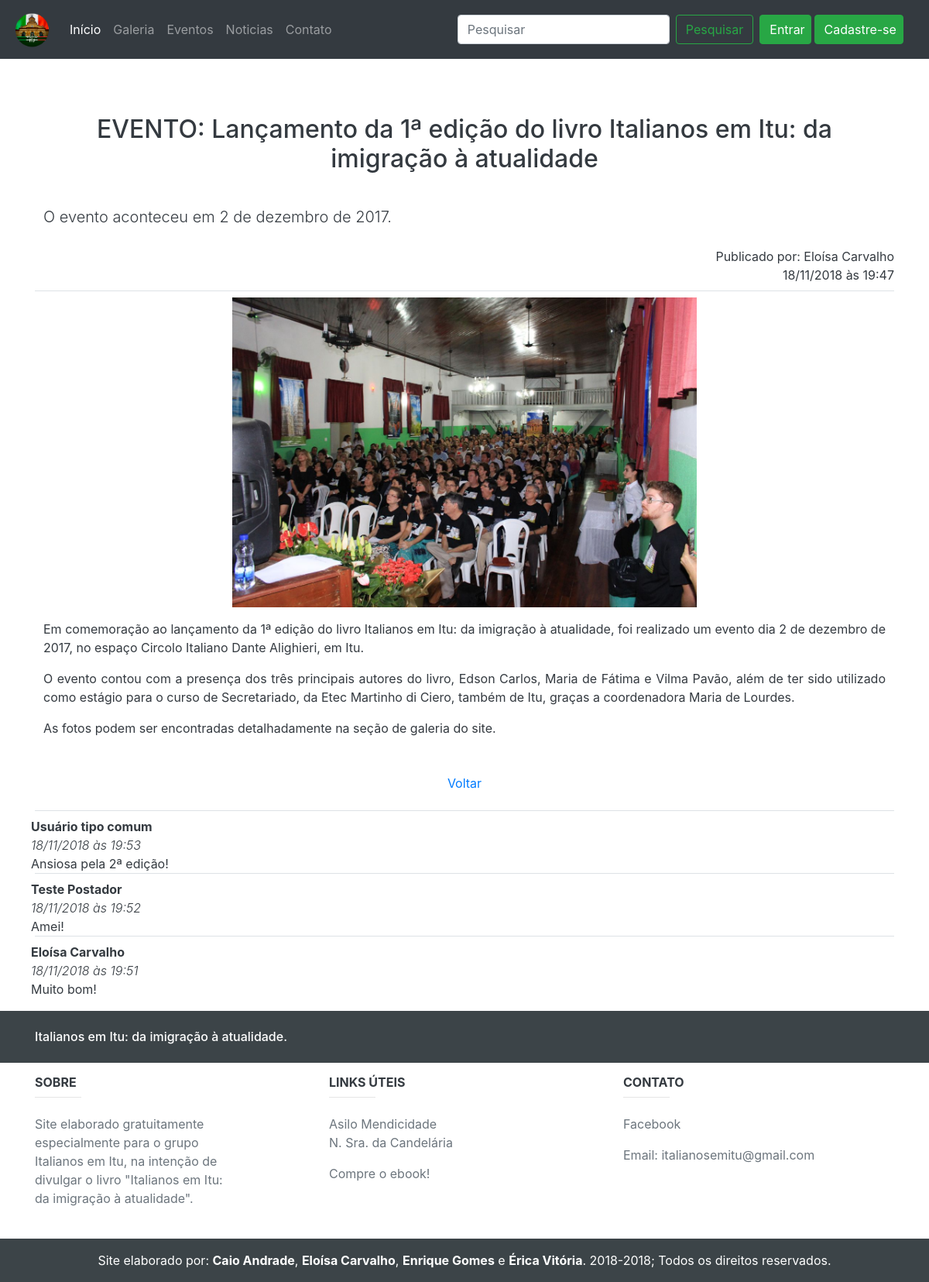
Screenshot of /index.php?&pg=noticia&id=1 with the database file from the repository.
### tables this page shows
CREATE TABLE `noticias` (
  `not_cod` int(11) NOT NULL,
  `not_autor` varchar(100) NOT NULL,
  `not_titulo` varchar(128) NOT NULL,
  `not_subtitulo` varchar(256) DEFAULT NULL,
  `not_data` date NOT NULL,
  `not_hora` time NOT NULL,
  `not_img` varchar(256) DEFAULT NULL,
  `not_cat` varchar(3) NOT NULL DEFAULT 'not',
  `not_ativo` int(11) NOT NULL
);

CREATE TABLE `textonoticias` (
  `noticias_not_cod` int(11) NOT NULL,
  `text_texto` text NOT NULL
);

CREATE TABLE `comentario` (
  `com_cod` int(11) NOT NULL,
  `com_not_cod` int(11) NOT NULL,
  `com_us_cod` int(11) NOT NULL,
  `com_autor` varchar(100) NOT NULL,
  `com_texto` text NOT NULL,
  `com_data` date NOT NULL,
  `com_hora` time NOT NULL
);

### db/classes/DAO/noticiasDAO.class.php (called while the page is built, shortened)
<?php
require_once ("conexao.class.php");
class noticiasDAO {
    function __construct() {
        $this->con = new Conexao();
        $this->pdo = $this->con->Connect();
    }
    function pegarNoticia($not_cod){
        try {
            $stmt = $this->pdo->prepare("SELECT * FROM noticias WHERE not_cod = :not_cod");
            $param = array(":not_cod" => $not_cod);
            $stmt->execute($param);
            if($stmt->rowCount() > 0){
                $consulta = $stmt->fetch(PDO::FETCH_ASSOC);
                return $consulta;
            }else{
                return '';
            }
        } catch (PDOException $ex) {
            echo "ERRO 302: {$ex->getMessage()}";
        }
    }
}

### db/classes/DAO/conexao.class.php (called while the page is built, shortened)
<?php
class Conexao {
    public function Connect() {
        try {
            $this->user = "root";
            $this->pass = "";
            $this->host = "127.0.0.1";
            $this->base = "italianosdb";
            $parametros = array(PDO::MYSQL_ATTR_INIT_COMMAND => "SET NAMES UTF8");
            $this->file = "mysql:host=" . $this->host . ";dbname=" . $this->base;
            $this->pdo = new PDO($this->file, $this->user, $this->pass, $parametros);
            $this->pdo->setAttribute(PDO::ATTR_ERRMODE, PDO::ERRMODE_EXCEPTION);
            $this->pdo->setAttribute(PDO::ATTR_EMULATE_PREPARES, false);
            $this->pdo->setAttribute(PDO::ATTR_PERSISTENT, true);
            return $this->pdo;
        } catch (PDOException $ex) {
            echo "Erro no sistema" . $ex->getMessage();
        }
    }
}
?>

### db/classes/DAO/textonoticiasDAO.class.php (called while the page is built, shortened)
<?php
require_once ("conexao.class.php");
class textonoticiasDAO {
    function __construct() {
        $this->con = new Conexao();
        $this->pdo = $this->con->Connect();
    }
    function pegarTextoNoticia($not_cod){
        try {
            $stmt = $this->pdo->prepare("SELECT * FROM textonoticias WHERE noticias_not_cod = :not_cod");
            $param = array(":not_cod" => $not_cod);
            $stmt->execute($param);
            if($stmt->rowCount() > 0){
                $consulta = $stmt->fetch(PDO::FETCH_ASSOC);
                return $consulta;
            }else{
                return '';
            }
        } catch (PDOException $ex) {
            echo "ERRO 402: {$ex->getMessage()}";
        }
    }
}

### db/classes/DAO/comentarioDAO.class.php (the view, shortened to what this page needs)
<?php
require_once ("conexao.class.php");
class comentarioDAO{
    function __construct() {
        $this->con = new Conexao();
        $this->pdo = $this->con->Connect();
    }
    function pegarComentarios($not_cod, $sessionUsu, $sessionLog){
        try {
            $stmt = $this->pdo->prepare("SELECT * FROM comentario WHERE com_not_cod = :not_cod ORDER BY com_cod DESC");
            $param = array(":not_cod" => $not_cod);
            $stmt->execute($param);
            if($stmt->rowCount() > 0){
                while($consulta = $stmt->fetch(PDO::FETCH_ASSOC)){
                    $dataComent = date("d/m/Y", strtotime($consulta['com_data']));
                    $horaComent = date("H:i", strtotime($consulta['com_hora']));
                    echo '<div class="border-top mb-2"></div>';
                    echo '<div class="form-row justify-content float-left"><div class="bg-white text-dark font-weight-bold">'. $consulta['com_autor'] .'</div></div>';
                    echo '<br/><div class="form-row justify-content-center float-left"><div class="bg-white text-dark font-weight-light font-italic">'. $dataComent . ' às ' . $horaComent .'</div></div>';
                    echo '<br/><div class="form-row"><div class="bg-white text-dark">'. $consulta['com_texto'] .'</div></div>';
                }
            }else{
                return '';
            }
        } catch (PDOException $ex) {
            echo "ERRO 302: {$ex->getMessage()}";
        }
    }
}

### pags/noticia.php (shortened to what this page needs)
<?php
    if(isset($_GET['id'])){
        $not_cod = $_GET['id'];
    }else{
        ?>
        <script type="text/javascript">
            document.location.href = "index.php?&pg=noticias&pagina=1";
        </script>
        <?php
    }
    require_once ("db/classes/DAO/noticiasDAO.class.php");
    require_once ("db/classes/DAO/textonoticiasDAO.class.php");
    $noticiasDAO = new noticiasDAO();
    $textonoticiasDAO = new textonoticiasDAO();
    require_once ("db/classes/DAO/comentarioDAO.class.php");
    $comentarioDAO = new comentarioDAO();
    $noticia = $noticiasDAO->pegarNoticia($not_cod);
    $textonoticia = $textonoticiasDAO->pegarTextoNoticia($not_cod);
    $data = date("d/m/Y", strtotime($noticia['not_data']));
    $hora = date("H:i", strtotime($noticia['not_hora']));
                ?>
<div class="container mt-4">
    <div class="row">
        <div class="col-md-12">
            <form name="noticia" action="" method="post" enctype="">
                <div class="form-row justify-content-center">
                    <div class="p-3 mb-2 bg-white text-dark"></div>
                </div>
                <div class="form-row text-center">
                <div class="p-2 mb-2 bg-white text-dark"><h2>
                <?php if($noticia['not_cat'] == 'not'){
                        echo 'NOTÍCIA: ';
                    }elseif($noticia['not_cat'] == 'eve'){
                        echo 'EVENTO: ';
                    } ?>
                    <?= $noticia['not_titulo']; ?></h2></div>
                </div>
                <?php if($noticia['not_subtitulo'] != ''){ ?>
                    <div class="form-row">
                        <div class="lead p-3 mb-2 bg-white text-dark"><?= $noticia['not_subtitulo']; ?></div>
                    </div>
                <?php } ?>
                <div class="text-right">
                    <div class="bg-white text-dark">Publicado por: <?= $noticia['not_autor']; ?></div>
                </div>
                <div class="text-right">
                    <div class="mb-2 bg-white text-dark"><?= $data . ' às ' . $hora; ?></div>
                </div>
                <div class="border-top">
                    <div class="form-row justify-content-center mt-2">
                        <?php if (file_exists('img/noticias/' . $noticia['not_img']) && !is_null($noticia['not_img'])) { ?>
                            <img widht="400" height="400" src="img/noticias/<?= $noticia['not_img']; ?>" class=""/>
                        <?php } ?>
                    </div>
                    <div class="form-row justify-content-center">
                        <div class="p-3 mb-2 bg-white text-dark"><?= $textonoticia['text_texto']; ?></div>
                    </div>
                    <div class="form-row justify-content-center">
                        <div class="form-group col-md-3 text-center">
                            <a href="index.php" class="btn btn-link">Voltar</a>
                        </div>
                    </div>
                </div>
            </form>
                            <?php
            $retorno = $comentarioDAO->pegarComentarios($noticia['not_cod'], $_SESSION['cod_usuario'], $_SESSION['logado']);
            ?>
        </div>
    </div>
</div>

### rows the page displays
noticias: not_titulo "Lançamento da 1ª edição do livro Italianos em Itu: da imigração à atualidade", not_subtitulo "O evento aconteceu em 2 de dezembro de 2017.", not_autor "Eloísa Carvalho", not_data "18/11/2018", not_hora "19:47", not_img (picture)
textonoticias: text_texto "Em comemoração ao lançamento da 1ª edição do livro Italianos em Itu: da imigração à atualidade, foi realizado um evento dia 2 de dezembro de 2017, no espaço Circolo Italiano Dante Alighieri, em Itu. O evento contou com a presença dos três principais autores do livro, Edson Carlos, Maria de Fátima e Vilma Pavão, além de ter sido utilizado como estágio para o curso de Secretariado, da Etec Martinho di Ciero, também de Itu, graças a coordenadora Maria de Lourdes. As fotos podem ser encontradas detalhadamente na seção de galeria do site."
comentario: com_autor "Usuário tipo comum", com_data "18/11/2018", com_hora "19:53", com_texto "Ansiosa pela 2ª edição!"
comentario: com_autor "Teste Postador", com_data "18/11/2018", com_hora "19:52", com_texto "Amei!"
comentario: com_autor "Eloísa Carvalho", com_data "18/11/2018", com_hora "19:51", com_texto "Muito bom!"
